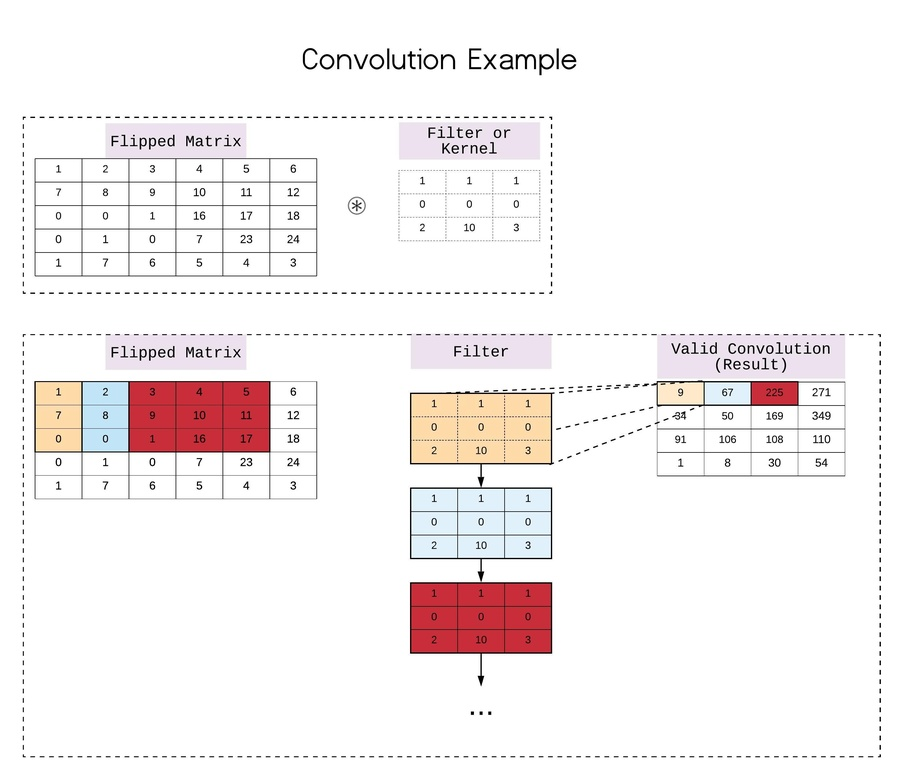
#> input picture Images/Convolution.jpeg, 904 x 781 px, shrunk from 2888 x 2496 before the run
$ python gaussian_blur.py --image ../../Images/Convolution.jpeg
#> lines starting #> are read from the running program, lines starting #| are printed output that depends on the picture
### Scripts/Ejemplos/convolution.py
"""
By Abhisek Jana
code taken from https://github.com/adeveloperdiary/blog/tree/master/Computer_Vision/Sobel_Edge_Detection
blog http://www.adeveloperdiary.com/data-science/computer-vision/how-to-implement-sobel-edge-detection-using-python-from-scratch/
"""

import numpy as np
import cv2
import matplotlib.pyplot as plt


def convolution(image, kernel, average=False, verbose=False):
    if len(image.shape) == 3:
        print("Found 3 Channels : {}".format(image.shape))
        image = cv2.cvtColor(image, cv2.COLOR_BGR2GRAY)
        print("Converted to Gray Channel. Size : {}".format(image.shape))
    else:
        print("Image Shape : {}".format(image.shape))

    print("Kernel Shape : {}".format(kernel.shape))

    if verbose:
        plt.imshow(image, cmap='gray')
        plt.title("Image")
        plt.show()

    image_row, image_col = image.shape
    kernel_row, kernel_col = kernel.shape

    output = np.zeros(image.shape)

    pad_height = int((kernel_row - 1) / 2)
    pad_width = int((kernel_col - 1) / 2)

    padded_image = np.zeros((image_row + (2 * pad_height), image_col + (2 * pad_width)))

    padded_image[pad_height:padded_image.shape[0] - pad_height, pad_width:padded_image.shape[1] - pad_width] = image

    if verbose:
        plt.imshow(padded_image, cmap='gray')
        plt.title("Padded Image")
        plt.show()

    for row in range(image_row):
        for col in range(image_col):
            output[row, col] = np.sum(kernel * padded_image[row:row + kernel_row, col:col + kernel_col])
            if average:
                output[row, col] /= kernel.shape[0] * kernel.shape[1]

    print("Output Image size : {}".format(output.shape))

    if verbose:
        plt.imshow(output, cmap='gray')
        plt.title("Output Image using {}X{} Kernel".format(kernel_row, kernel_col))
        plt.show()

    return output

### Scripts/Ejemplos/gaussian_blur.py
"""
By Abhisek Jana
code taken from https://github.com/adeveloperdiary/blog/tree/master/Computer_Vision/Sobel_Edge_Detection
blog http://www.adeveloperdiary.com/data-science/computer-vision/how-to-implement-sobel-edge-detection-using-python-from-scratch/
"""

import numpy as np
import cv2
import argparse
import matplotlib.pyplot as plt
import math
from convolution import convolution


def dnorm(x, mu, sd):
    return 1 / (np.sqrt(2 * np.pi) * sd) * np.e ** (-np.power((x - mu) / sd, 2) / 2)


def gaussian_kernel(size, sigma=1, verbose=False):
    kernel_1D = np.linspace(-(size // 2), size // 2, size)
    for i in range(size):
        kernel_1D[i] = dnorm(kernel_1D[i], 0, sigma)
    kernel_2D = np.outer(kernel_1D.T, kernel_1D.T)

    kernel_2D *= 1.0 / kernel_2D.max()

    if verbose:
        plt.imshow(kernel_2D, interpolation='none', cmap='gray')
        plt.title("Kernel ( {}X{} )".format(size, size))
        plt.show()

    return kernel_2D


def gaussian_blur(image, kernel_size, verbose=False):
    kernel = gaussian_kernel(kernel_size, sigma=math.sqrt(kernel_size), verbose=verbose)
    return convolution(image, kernel, average=True, verbose=verbose)


if __name__ == '__main__':
    ap = argparse.ArgumentParser()
    ap.add_argument("-i", "--image", required=True, help="Path to the image")
    args = vars(ap.parse_args())

    image = cv2.imread(args["image"])
#> image is the input picture: shape (781, 904, 3); mean B, G, R 241.5, 241.4, 246.3

    gaussian_blur(image, 5, verbose=True)
#> in gaussian_kernel, `plt.show()`:
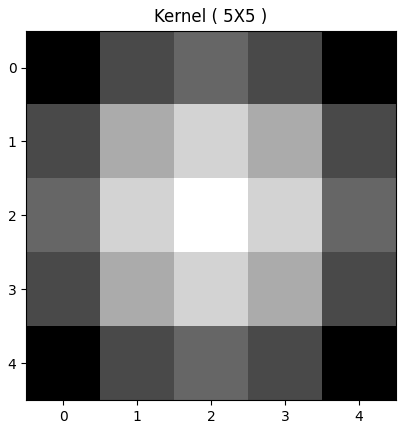
#> figure drawn by matplotlib, 1 panel
#| Found 3 Channels : (781, 904, 3)
#> in convolution, `image = cv2.cvtColor(image, cv2.COLOR_BGR2GRAY)`:
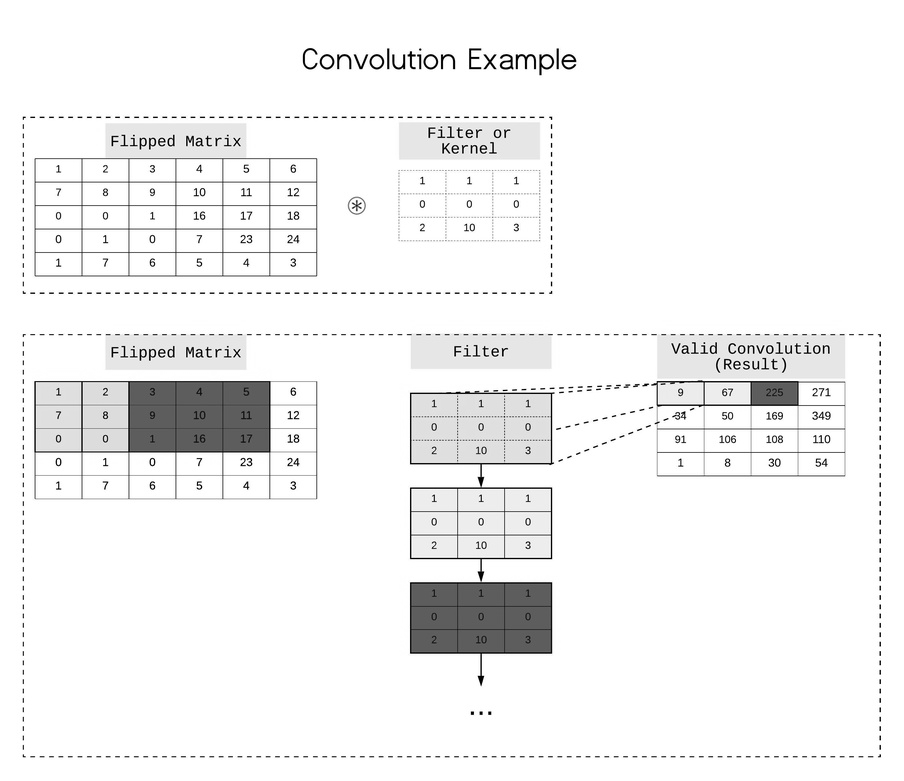
#> image: shape (781, 904); min 0, max 255, mean 242.8
#| Converted to Gray Channel. Size : (781, 904)
#> in convolution, `padded_image[pad_height:padded_image.shape[0] - pad_height, pad_width:..`:
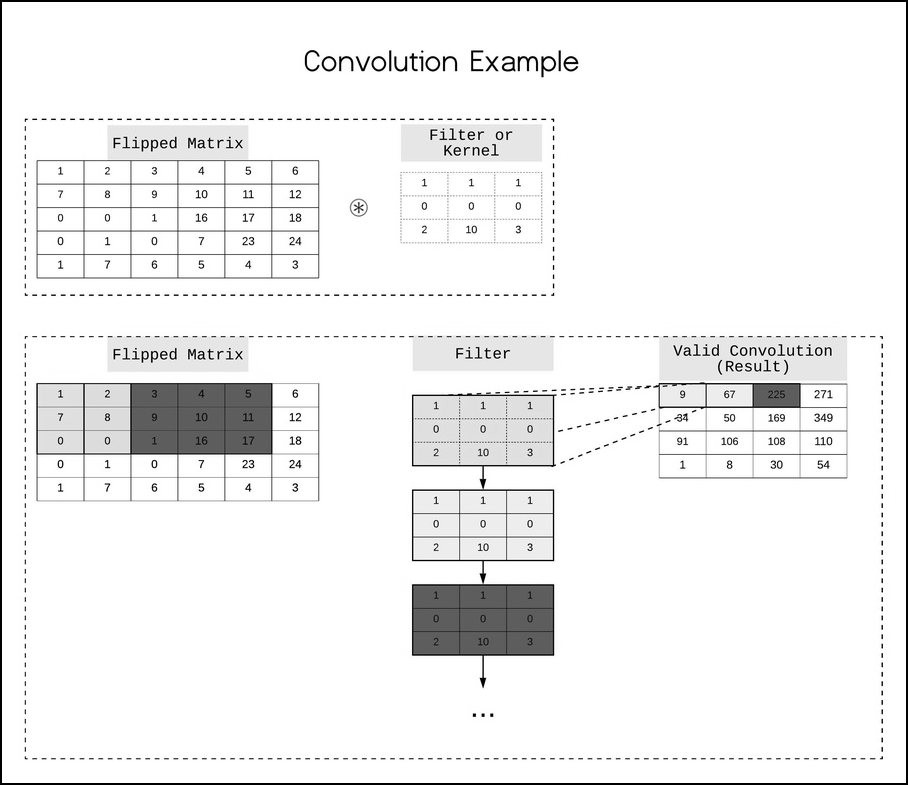
#> padded_image: shape (785, 908) float64; min 0, max 255, mean 240.5
#> after the loop in convolution, `for row in range(image_row):`:
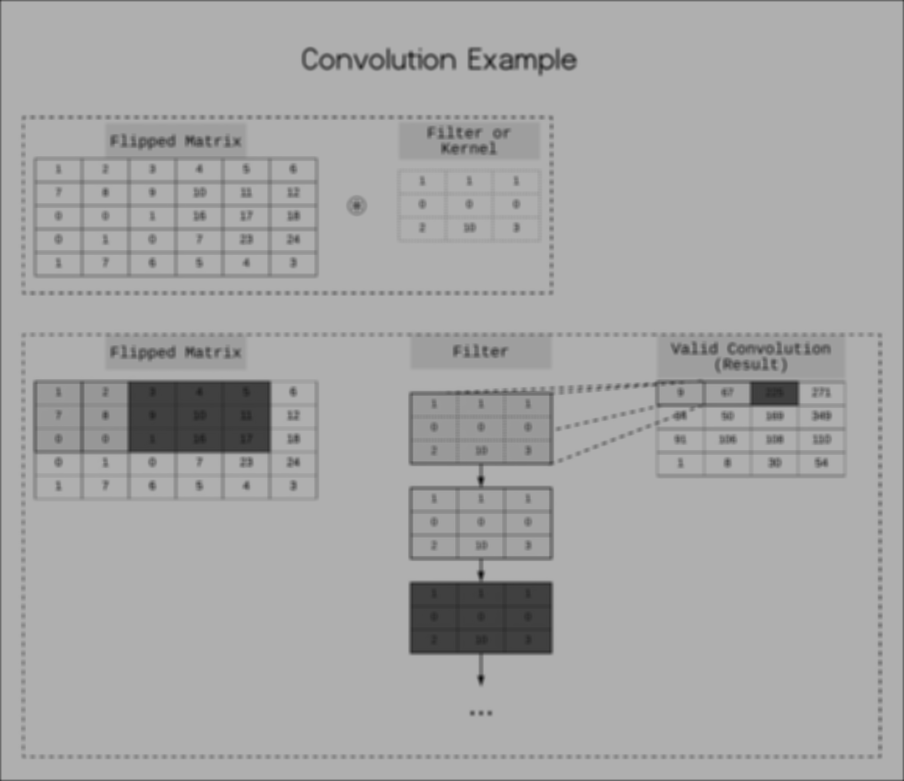
#> output: shape (781, 904) float64; min 16.78, max 175.7, mean 166.9
#| Output Image size : (781, 904)
